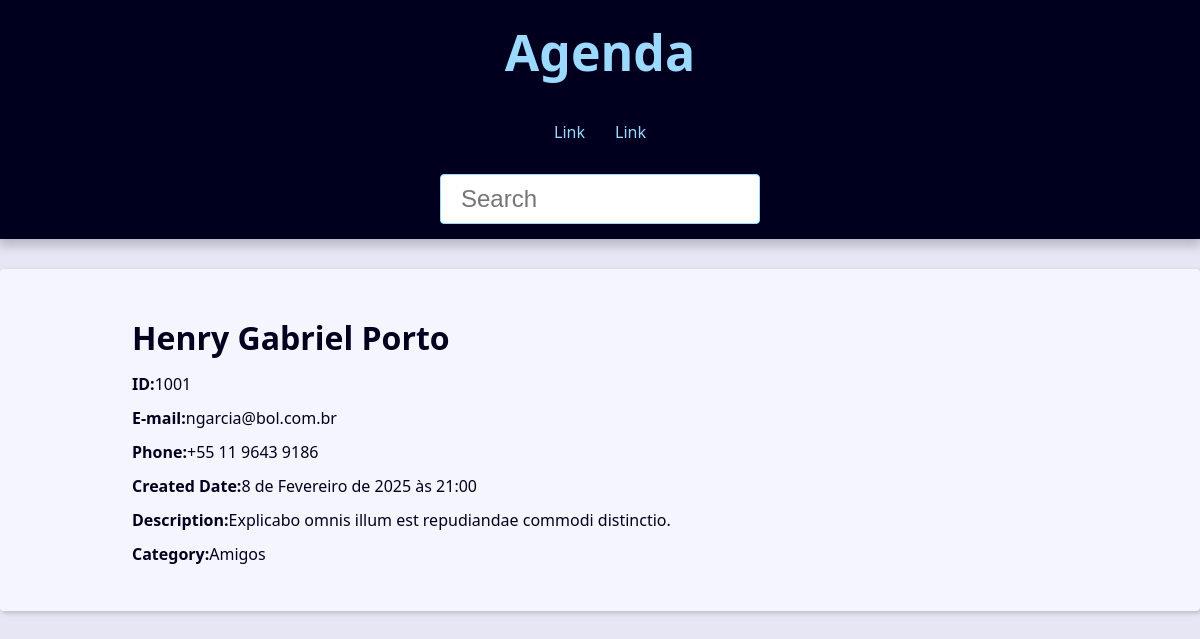
The app's page /1001/ with its own data.
### contact/models.py (models this page shows, shortened)
class Contact(models.Model):
    first_name = models.CharField(max_length=50)
    last_name = models.CharField(max_length=50, blank=True)
    phone = models.CharField(max_length=50)
    email = models.EmailField(max_length=254, blank=True)
    created_date = models.DateTimeField(default=timezone.now)
    description = models.TextField(blank=True)
    show = models.BooleanField(default=True)
    picture = models.ImageField(blank=True, upload_to='pictures/%Y/%m/')
    category = models.ForeignKey(Category, on_delete=models.SET_NULL, blank=True, null=True)
    owner = models.ForeignKey(User, on_delete=models.SET_NULL, blank=True, null=True)

class Category(models.Model):
    class Meta:
        verbose_name = 'Category'
        verbose_name_plural = 'Categories'
    name = models.CharField(max_length=50)
    def __str__(self) -> str:
        return self.name

### contact/views/contact_views.py (the view)
# urls.py: path('<int:contact_id>/', views.contact, name='contact'),  # type:ignore
def contact(request, contact_id):
    single_contact = get_object_or_404(
        Contact, pk=contact_id, show=True
    )
    site_title = f'{single_contact.first_name} {single_contact.last_name} - '
    context = {
        'contact': single_contact,
        'site_title': site_title
    }
    return render(request,
                  'contact/contact.html',
                  context
                  )

### contact/templates/contact/contact.html
{% extends "global/base.html" %}
{% block content %}
    <div class="single-contact">
        <h1 class="single-contact-name">
            {{ contact.first_name }} {{ contact.last_name }}
        </h1>
        <p><b>ID:</b>{{ contact.id }}</p>
        <p><b>E-mail:</b>{{ contact.email }}</p>
        <p><b>Phone:</b>{{ contact.phone }}</p>
        <p><b>Created Date:</b>{{ contact.created_date }}</p>
        <p><b>Description:</b>{{ contact.description }}</p>
        <p><b>Category:</b>{{ contact.category }}</p>
    </div>
{% endblock content %}

### base_static/global/css/styles.css (style rules this page uses)
:root { --spacing: 1.5rem; --link-dark-color: rgb(0, 83, 134); --link-light-color: rgb(156, 217, 255); --clr-white: rgb(245, 245, 255); --clr-black: rgb(0, 0, 30); --clr-light-gray: rgb(230, 230, 245); --clr-dark-shadow-5: rgba(0, 0, 10, 5%); --clr-dark-shadow-10: rgba(0, 0, 10, 10%); --clr-dark-shadow-20: rgba(0, 0, 10, 20%); --clr-light-shadow-5: rgba(200, 200, 255, 5%); --clr-light-shadow-10: rgba(200, 200, 255, 10%); --clr-light-shadow-20: rgba(200, 200, 255, 20%); --main-page-width: 120rem; --table-min-width: 60rem; --biggest-font-size: 5rem; --bigger-font-size: 4rem; --big-font-size: 3.2rem; --medium-font-size: 2.4rem; --small-font-size: 1.6rem; --smaller-font-size: 1.4rem; --smallest-font-size: 1.2rem; --transition-fast: 300ms; --transition-medium: 600ms; --transition-slow: 1s; --default-border-radius: 4px; }
*, *::before, *::after { margin: 0; padding: 0; box-sizing: border-box; }
html { font-size: 62.5%; }
body { font-family: system-ui, -apple-system, BlinkMacSystemFont, 'Segoe UI', Roboto, Oxygen, Ubuntu, Cantarell, 'Open Sans', 'Helvetica Neue', sans-serif; line-height: 1.5; font-size: var(--small-font-size); color: var(--clr-black); -webkit-font-smoothing: antialiased; background: var(--clr-light-gray); }
@media (min-width: 600px) { .single-contact { max-width: 80%; margin: calc(var(--spacing) * 2) auto; } }
.single-contact h1 { margin: 1rem 0; }
.single-contact p { margin: 1rem 0; }

### records on screen
Contact: first_name "Henry", last_name "Gabriel Porto", id "1001", email "ngarcia@bol.com.br", phone "+55 11 9643 9186", created_date "8 de Fevereiro de 2025 às 21:00", description "Explicabo omnis illum est repudiandae commodi distinctio.", category "Amigos"
